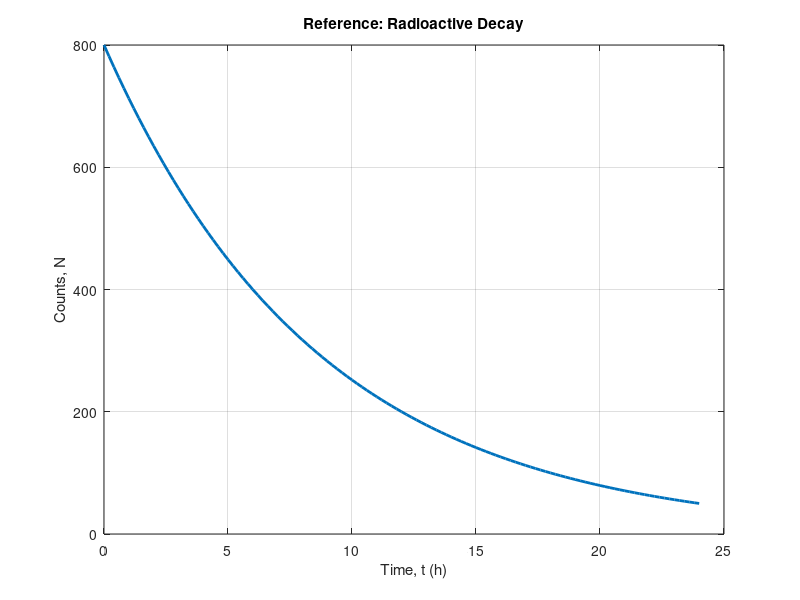

This chart was generated by the following MATLAB code:
% Hidden instructor reference solution for Week 1 Practical Activity.
% Run from a fresh MATLAB session with base MATLAB.
V_supply_V = 12.0;
tau_s = 2.0;
t_RC_s = linspace(0,10,101);
V_capacitor_V = V_supply_V.*(1-exp(-t_RC_s./tau_s));
RC_tau_index = find(abs(t_RC_s-tau_s) < 1e-12,1);
assert(abs(V_capacitor_V(1)) < 1e-12,'RC initial-value validation failed.')
assert(abs(V_capacitor_V(RC_tau_index)-V_supply_V.*(1-exp(-1))) < 1e-12,'RC time-constant validation failed.')
A_m = 0.080;
period_s = 1.60;
spring_constant_Npm = 10.0;
t_spring_s = linspace(0,3.20,161);
omega_radps = 2*pi/period_s;
x_m = A_m.*cos(omega_radps.*t_spring_s);
spring_energy_J = 0.5.*spring_constant_Npm.*x_m.^2;
quarter_period_index = find(abs(t_spring_s-period_s./4) < 1e-12,1);
assert(abs(x_m(1)-A_m) < 1e-12,'Oscillator initial-value validation failed.')
assert(abs(x_m(quarter_period_index)) < 1e-12,'Oscillator quarter-period validation failed.')
assert(abs(max(spring_energy_J)-0.5.*spring_constant_Npm.*A_m.^2) < 1e-12,'Spring-energy validation failed.')
N0_counts = 800;
half_life_h = 6.0;
t_decay_h = linspace(0,24,121);
lambda_per_h = log(2)./half_life_h;
N_counts = N0_counts.*exp(-lambda_per_h.*t_decay_h);
half_life_index = find(abs(t_decay_h-half_life_h) < 1e-12,1);
final_time_index = find(abs(t_decay_h-24) < 1e-12,1);
assert(abs(N_counts(1)-N0_counts) < 1e-12,'Decay initial-value validation failed.')
assert(abs(N_counts(half_life_index)-400) < 1e-10,'Decay half-life validation failed.')
assert(abs(N_counts(final_time_index)-50) < 1e-10,'Decay four-half-life validation failed.')
plot(t_RC_s,V_capacitor_V,'LineWidth',2)
grid on
xlabel('Time, t (s)')
ylabel('Capacitor voltage, V_C (V)')
title('Reference: RC Charging')
plot(t_spring_s,x_m,'LineWidth',2)
grid on
xlabel('Time, t (s)')
ylabel('Displacement, x (m)')
title('Reference: Mass-Spring Oscillator')
plot(t_decay_h,N_counts,'LineWidth',2)
grid on
xlabel('Time, t (h)')
ylabel('Counts, N')
title('Reference: Radioactive Decay')
